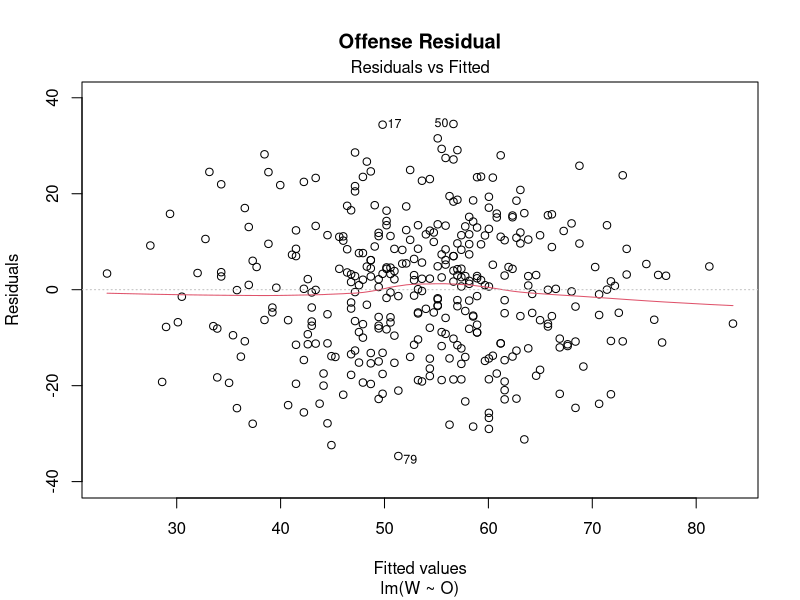
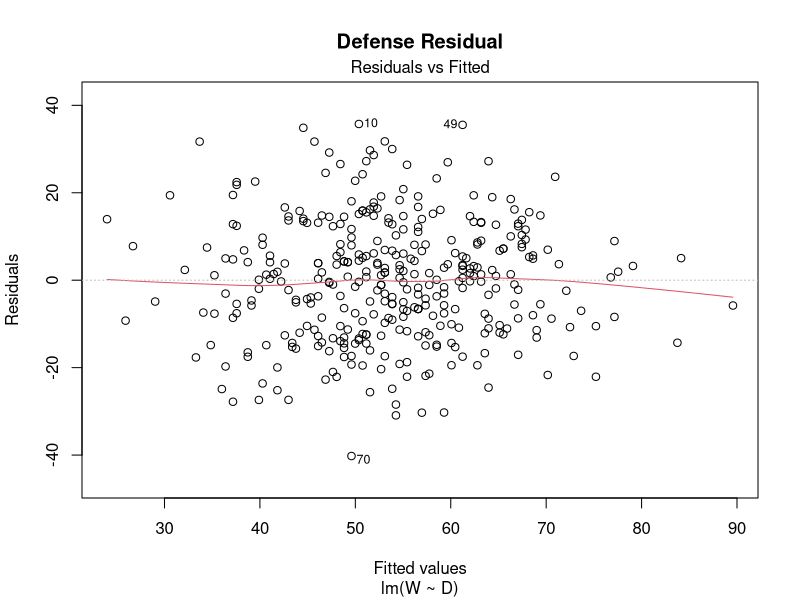
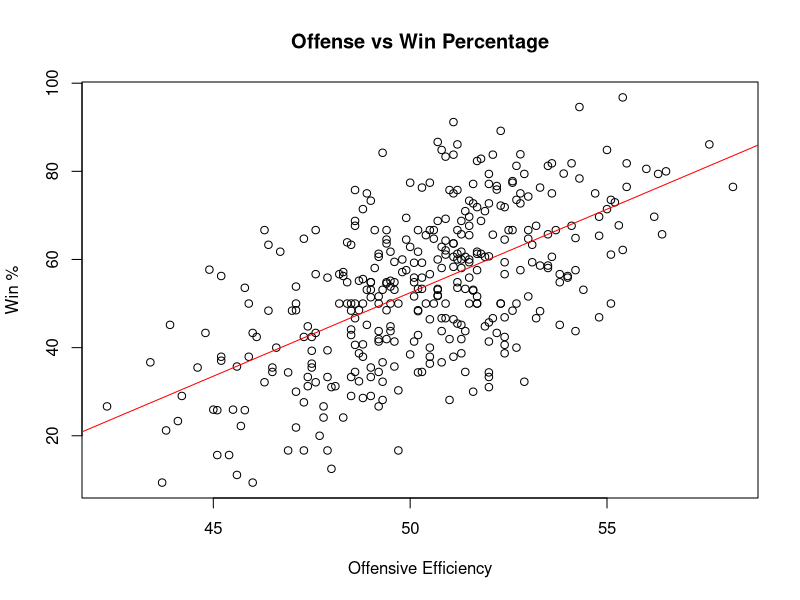
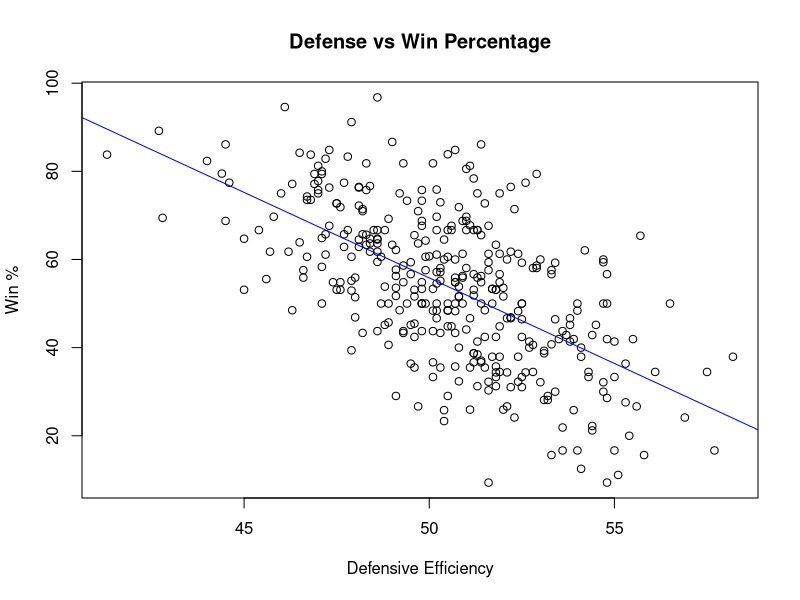

Reproduce these figures in R, in order.
## ---- chunk 1
knitr::opts_chunk$set(echo = TRUE)
## ---- chunk 2
#Reading and seeing the CSV file we used.
CBB <- read.csv('PSTAT126ProjectCBB.csv')
cor(CBB$Win.PCT, y=CBB$EFG_O)
cor(CBB$Win.PCT, y=CBB$EFG_D)

CBB
## ---- chunk 3
O <- CBB$EFG_O
D <- CBB$EFG_D
W <- CBB$Win.PCT
#Creating Regression Models for EFG_O and EFG_D
modelO <- lm(W ~ O) 
modelD <- lm(W ~ D)
#Plotting the model residual plots
plot(modelO, which = 1, main = 'Offense Residual')
plot(modelD, which = 1, main = 'Defense Residual')
slopeO <- coef(modelO)[2]  
interceptO <- coef(modelO)[1]
slopeD <- coef(modelD)[2] 
interceptD <- coef(modelD)[1]
#Plotting The Models
plot(O, W, main = 'Offense vs Win Percentage', xlab = 'Offensive Efficiency', ylab = 'Win %')
abline(a = interceptO, b = slopeO, col = "red")
plot(D, W, main = 'Defense vs Win Percentage', xlab = 'Defensive Efficiency', ylab = 'Win %')
abline(a = interceptD, b = slopeD, col = "blue")
slopeD
interceptD
slopeO
interceptO
#Finding R^2 values
summary(modelO)$r.squared
summary(modelD)$r.squared
## ---- chunk 4
alpha <- 0.05

cor.test(x=CBB$Win.PCT, y=CBB$EFG_O, conf.level = 0.95)$conf.int
cor.test(x=CBB$Win.PCT, y=CBB$EFG_D, conf.level = 0.95)$conf.int

